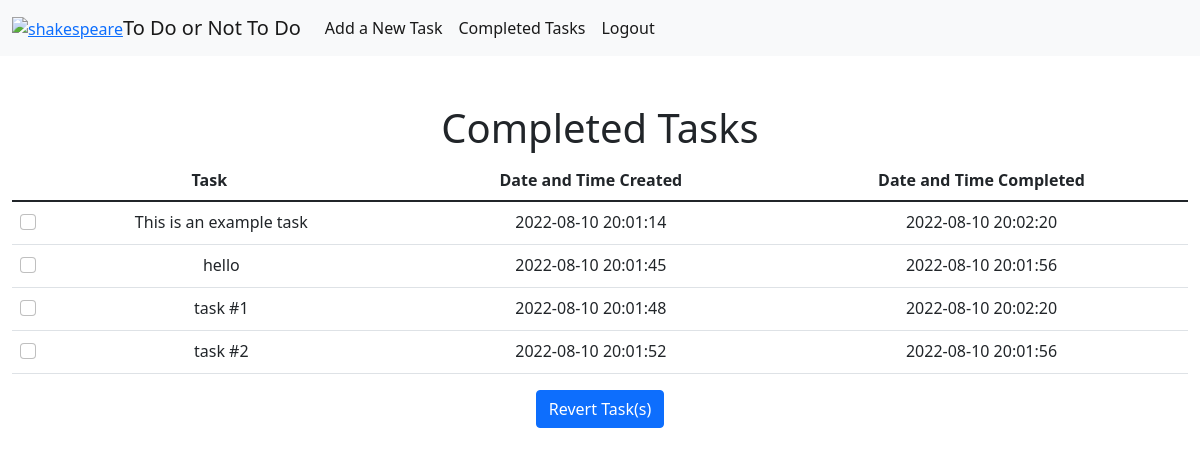
Page /completed (signed in) on the committed database.
### tables this page shows
CREATE TABLE tasks (
    task_id INTEGER PRIMARY KEY AUTOINCREMENT NOT NULL,
    user_id INTEGER,
    task_string TEXT,
    completed BOOLEAN DEFAULT (FALSE),
    date_created DATETIME,
    date_completed DATETIME
);

### app.py (the view)
@app.route("/completed", methods=['GET', 'POST'])
@login_required
def completed():
    BASE_DIR = os.path.dirname(os.path.abspath(__file__))
    db_path = os.path.join(BASE_DIR, "information.db")
    with sqlite3.connect(db_path) as db:
        cursor = db.cursor()
        count = cursor.execute('SELECT COUNT(*) FROM tasks WHERE user_id = ? AND completed = True', (session['user_id'],)).fetchone()
        task = cursor.execute("SELECT task_string FROM tasks WHERE user_id = ? AND completed = True", (session['user_id'],)).fetchall()
        task_id = cursor.execute('SELECT task_id FROM tasks WHERE user_id = ? AND completed = True', (session['user_id'],)).fetchall()
        date_created = cursor.execute('SELECT date_created FROM tasks WHERE user_id = ? AND completed = True', (session['user_id'],)).fetchall()
        date_completed = cursor.execute('SELECT date_completed FROM tasks WHERE user_id = ? AND completed = True', (session['user_id'],)).fetchall()
    if request.method == 'POST':
        tasks = request.form.getlist('task')
        task_count = len(tasks)
        if not tasks:
            return render_template('completed.html',
                                    count=count[0],
                                    task=task,
                                    task_id=task_id,
                                    date_created=date_created,
                                    date_completed=date_completed,
                                    no_task=True
                                  )
        for i in range(task_count):
            with sqlite3.connect(db_path) as db:
                cursor = db.cursor()
                cursor.execute('UPDATE tasks SET completed = False WHERE user_id = ? AND task_id = ?', (
                                session['user_id'],
                                tasks[i]
                              ))
        return redirect("/")
    else:
        return render_template('completed.html',
                                count=count[0],
                                task=task,
                                task_id=task_id,
                                date_created=date_created,
                                date_completed=date_completed
                              )

### app.py (called while the page is built)
def login_required(f):
    @wraps(f)
    def decorated_function(*args, **kwargs):
        if session.get("user_id") is None:
            return redirect('/login')
        return f(*args, **kwargs)
    return decorated_function

### templates/completed.html (shortened to what this page needs)
{% extends "layout.html" %}
{% block main %}
    <h1>Completed Tasks</h1>
    <form id="checkbox" action="/completed" method="post">
        <table class="table">
            <thead>
                <tr>
                    <th scope="col">Task</th>
                    <th scope="col">Date and Time Created</th>
                    <th scope="col">Date and Time Completed</th>
                </tr>
            </thead>
            <tbody>
                {% for i in range(count) %}
                    <tr onclick="selectRow(this)">
                        <td>
                            <div class="form-check">
                                <input class="form-check-input" type="checkbox" value="{{ task_id[i][0] }}" id="check-{{ [i] }}" name="task" autocomplete="off">
                                <label class="form-check-label" for="check-{{ [i] }}">
                                    {{ task[i][0] }}
                                </label>
                            </div>
                        </td>
                        <td>
                            <label class="form-check-label" for="check-{{ [i] }}">
                                {{ date_created[i][0] }}
                            </label>
                        </td>
                        <td>
                            <label class="form-check-label" for="check-{{ [i] }}">
                                {{ date_completed[i][0] }}
                            </label>
                        </td>
                    </tr>
                {% endfor %}
            </tbody>
        </table>
        <button class="btn btn-primary" type="submit">Revert Task(s)</button>
    </form>
{% endblock %}

### templates/layout.html (shortened to what this page needs)
<!doctype html>
<html lang="en">
  <head>
    <link href="https://cdn.jsdelivr.net/npm/bootstrap@5.1.3/dist/css/bootstrap.min.css" rel="stylesheet">
  </head>
  <body>
    <nav class="navbar navbar-expand-lg navbar-light bg-light">
        <div class="container-fluid">
            <a href="/shakespeare">
                <img src="https://upload.wikimedia.org/wikipedia/commons/5/59/William_Shakespeare_sq.jpg" alt="shakespeare" width="40" height="40">
            </a>
            <a class="navbar-brand" href="/">To Do or Not To Do</a>
            <div class="collapse navbar-collapse" id=navbarSupportedContent>
                {% if session['user_id'] %}
                    <ul class="navbar-nav me-auto mb-2 mb-lg-0">
                        <li class="nav-item">
                            <a class="nav-link active" aria-current="page" href="/newtask">Add a New Task</a>
                        </li>
                        <li class="nav-item">
                            <a class="nav-link active" aria-current="page" href="/completed">Completed Tasks</a>
                        </li>
                        <li class="nav-item" id="logout">
                            <a class="nav-link active" aria-current="page" href="/logout">Logout</a>
                        </li>
                    </ul>
                {% endif %}
            </div>
        </div>
    </nav>
    <main class="container-fluid py-5 text-center">
        {% block main %}{% endblock %}
    </main>
  </body>
</html>

### rows in the picture
tasks: task_string "This is an example task", date_created "2022-08-10 20:01:14", date_completed "2022-08-10 20:02:20"
tasks: task_string "hello", date_created "2022-08-10 20:01:45", date_completed "2022-08-10 20:01:56"
tasks: task_string "task #1", date_created "2022-08-10 20:01:48", date_completed "2022-08-10 20:02:20"
tasks: task_string "task #2", date_created "2022-08-10 20:01:52", date_completed "2022-08-10 20:01:56"
